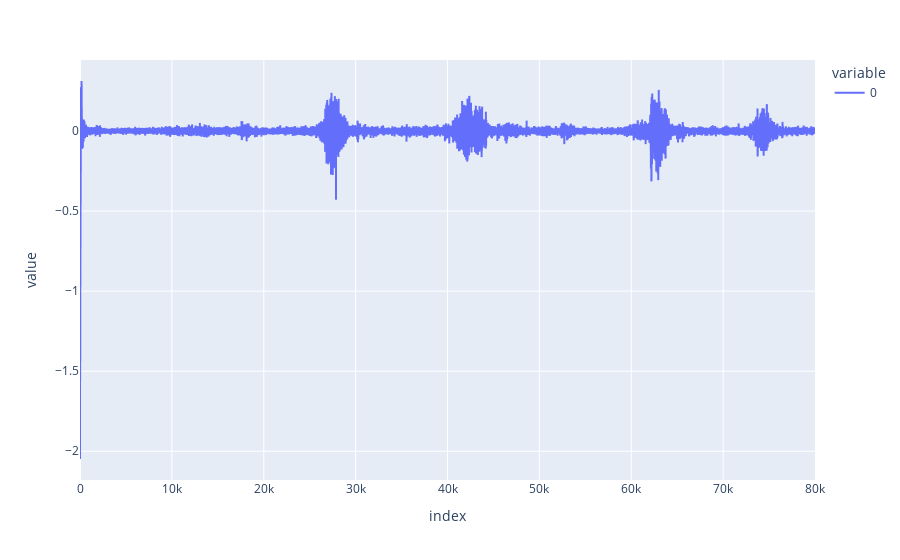

The notebook cell saved with this chart:
### Code cell
signal = file["signals"][0]
fs = file["signal_headers"][0]["sample_frequency"]

signal = filters.apply_butterworth(signal, fs, "high", 15, 3)

for notch_freq in [50, 100, 150]:
    signal = filters.apply_notch(signal, fs, notch_freq, Q=15)

px.line(signal[:80000])

### Figure 1 — Plotly figure (JSON) as saved in the notebook; plotly's stock layout.template omitted (floating-point values rounded to 4 significant figures; data arrays with more than 128 entries replaced by an {"elided": "..."} marker saying what was removed)
{"data": [{"hovertemplate": "variable=0<br>index=%{x}<br>value=%{y}<extra></extra>", "legendgroup": "0", "line": {"color": "#636efa", "dash": "solid"}, "marker": {"symbol": "circle"}, "mode": "lines", "name": "0", "showlegend": true, "type": "scattergl", "x": {"elided": "80000 int values"}, "xaxis": "x", "y": {"elided": "80000 float values"}, "yaxis": "y"}], "layout": {"legend": {"title": {"text": "variable"}, "tracegroupgap": 0}, "margin": {"t": 60}, "xaxis": {"anchor": "y", "domain": [0, 1], "title": {"text": "index"}}, "yaxis": {"anchor": "x", "domain": [0, 1], "title": {"text": "value"}}}}
